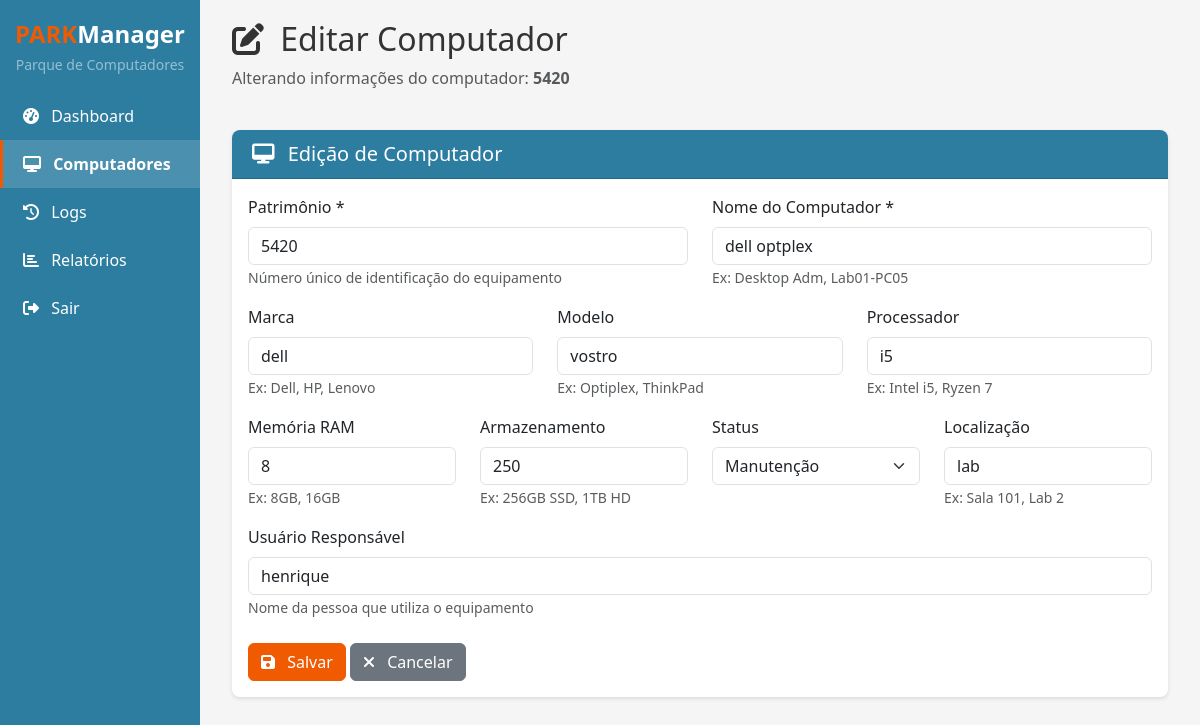
Page /computadores/1/editar (signed in) on the earlier database version.
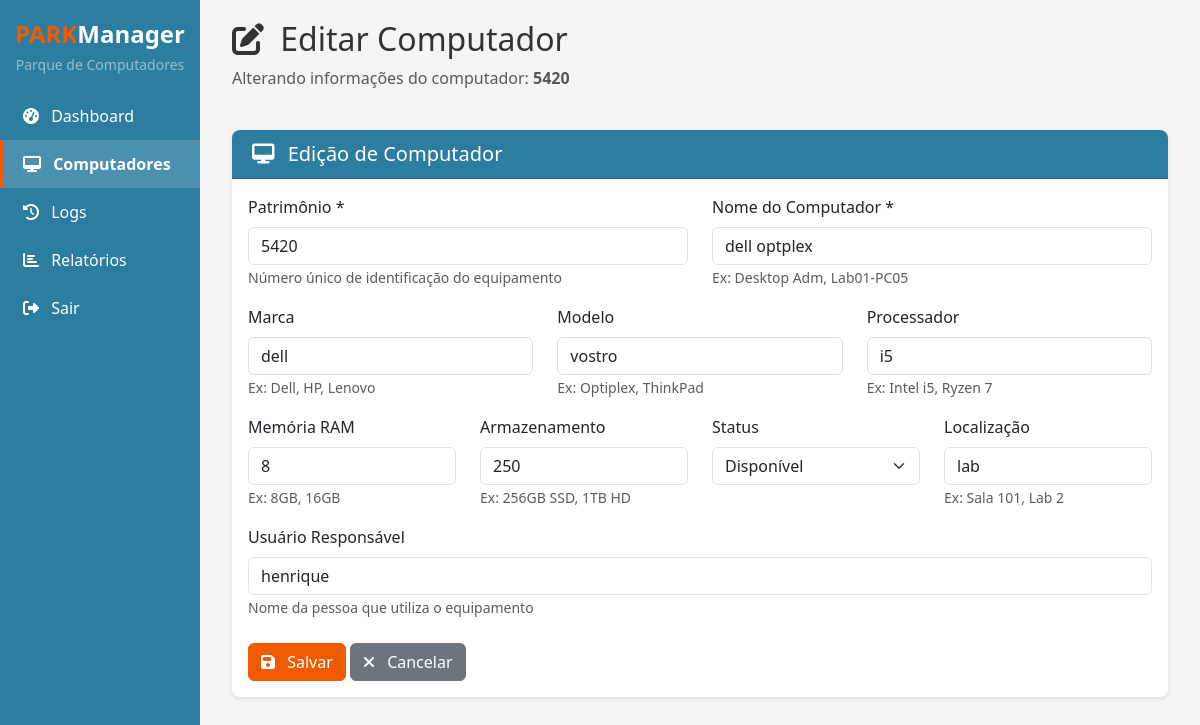
Same page on the later database version.
### app/models.py (models this page shows)
class Computador(Base):
    __tablename__ = "computadores"
    id = Column(Integer, primary_key=True, index=True)
    patrimonio = Column(String, unique=True, index=True, nullable=False)
    nome = Column(String, nullable=False)
    marca = Column(String, nullable=True)
    modelo = Column(String, nullable=True)
    processador = Column(String, nullable=True)
    memoria_ram = Column(String, nullable=True)  # Ex: "8GB", "16GB"
    armazenamento = Column(String, nullable=True)  # Ex: "512GB SSD"
    status = Column(String, default="Disponível")  # Disponível, Em uso, Manutenção
    localizacao = Column(String, nullable=True)  # Sala, setor
    usuario_responsavel = Column(String, nullable=True)
    ativo = Column(Boolean, default=True)
    data_aquisicao = Column(DateTime, default=func.now())
    created_at = Column(DateTime(timezone=True), server_default=func.now())
    updated_at = Column(DateTime(timezone=True), onupdate=func.now())

### app/main.py (the view)
@app.get("/computadores/{computador_id}/editar", response_class=HTMLResponse)
def pagina_editar_computador(request: Request, computador_id: int, db: Session = Depends(get_db)):
    computador = crud.buscar_computador_por_id(db, computador_id)
    return templates.TemplateResponse("form_computador.html", {"request": request, "computador": computador})

### app/templates/form_computador.html (shortened to what this page needs)
{% extends "base.html" %}
{% block content %}
<div class="container-fluid">
    <div class="row mb-4">
        <div class="col">
            <h2>
                {% if computador %}
                    <i class="fas fa-edit me-2"></i> Editar Computador
                {% else %}
                    <i class="fas fa-plus-circle me-2"></i> Novo Computador
                {% endif %}
            </h2>
            <p class="text-muted">
                {% if computador %}
                    Alterando informações do computador: <strong>{{ computador.patrimonio }}</strong>
                {% else %}
                    Preencha os dados abaixo para cadastrar um novo computador
                {% endif %}
            </p>
        </div>
    </div>
    <div class="card">
        <div class="card-header">
            <h5 class="mb-0">
                <i class="fas fa-desktop me-2"></i>
                {% if computador %}Edição{% else %}Cadastro{% endif %} de Computador
            </h5>
        </div>
        <div class="card-body">
            <form id="formComputador">
                <div class="row">
                    <div class="col-md-6 mb-3">
                        <label class="form-label">Patrimônio *</label>
                        <input type="text" class="form-control" id="patrimonio"
                               value="{{ computador.patrimonio if computador else '' }}" required>
                        <small class="text-muted">Número único de identificação do equipamento</small>
                    </div>
                    <div class="col-md-6 mb-3">
                        <label class="form-label">Nome do Computador *</label>
                        <input type="text" class="form-control" id="nome"
                               value="{{ computador.nome if computador else '' }}" required>
                        <small class="text-muted">Ex: Desktop Adm, Lab01-PC05</small>
                    </div>
                </div>
                <div class="row">
                    <div class="col-md-4 mb-3">
                        <label class="form-label">Marca</label>
                        <input type="text" class="form-control" id="marca"
                               value="{{ computador.marca if computador else '' }}">
                        <small class="text-muted">Ex: Dell, HP, Lenovo</small>
                    </div>
                    <div class="col-md-4 mb-3">
                        <label class="form-label">Modelo</label>
                        <input type="text" class="form-control" id="modelo"
                               value="{{ computador.modelo if computador else '' }}">
                        <small class="text-muted">Ex: Optiplex, ThinkPad</small>
                    </div>
                    <div class="col-md-4 mb-3">
                        <label class="form-label">Processador</label>
                        <input type="text" class="form-control" id="processador"
                               value="{{ computador.processador if computador else '' }}">
                        <small class="text-muted">Ex: Intel i5, Ryzen 7</small>
                    </div>
                </div>
                <div class="row">
                    <div class="col-md-3 mb-3">
                        <label class="form-label">Memória RAM</label>
                        <input type="text" class="form-control" id="memoria_ram"
                               value="{{ computador.memoria_ram if computador else '' }}">
                        <small class="text-muted">Ex: 8GB, 16GB</small>
                    </div>
                    <div class="col-md-3 mb-3">
                        <label class="form-label">Armazenamento</label>
                        <input type="text" class="form-control" id="armazenamento"
                               value="{{ computador.armazenamento if computador else '' }}">
                        <small class="text-muted">Ex: 256GB SSD, 1TB HD</small>
                    </div>
                    <div class="col-md-3 mb-3">
                        <label class="form-label">Status</label>
                        <select class="form-select" id="status">
                            <option value="Disponível" {% if computador and computador.status == 'Disponível' %}selected{% endif %}>Disponível</option>
                            <option value="Manutenção" {% if computador and computador.status == 'Manutenção' %}selected{% endif %}>Manutenção</option>
                        </select>
                    </div>
                    <div class="col-md-3 mb-3">
                        <label class="form-label">Localização</label>
                        <input type="text" class="form-control" id="localizacao"
                               value="{{ computador.localizacao if computador else '' }}">
                        <small class="text-muted">Ex: Sala 101, Lab 2</small>
                    </div>
                </div>
                <div class="mb-3">
                    <label class="form-label">Usuário Responsável</label>
                    <input type="text" class="form-control" id="usuario_responsavel"
                           value="{{ computador.usuario_responsavel if computador else '' }}">
                    <small class="text-muted">Nome da pessoa que utiliza o equipamento</small>
                </div>
                <div class="mt-4">
                    <button type="submit" class="btn btn-primary" id="btnSalvar">
                        <i class="fas fa-save me-2"></i> Salvar
                    </button>
                    <a href="/computadores" class="btn btn-secondary">
                        <i class="fas fa-times me-2"></i> Cancelar
                    </a>
                </div>
            </form>
        </div>
    </div>
</div>
{% endblock %}

### app/templates/base.html (shortened to what this page needs)
<!DOCTYPE html>
<html lang="pt-br">
<head>
    <link href="https://cdn.jsdelivr.net/npm/bootstrap@5.3.0/dist/css/bootstrap.min.css" rel="stylesheet">
    <link rel="stylesheet" href="https://cdnjs.cloudflare.com/ajax/libs/font-awesome/6.4.0/css/all.min.css">
</head>
<body>
    <div class="container-fluid">
        <div class="row">
            <div class="col-md-2 p-0 sidebar">
                <div class="text-center py-3">
                    <div class="logo">PARK<span>Manager</span></div>
                    <small class="text-white-50">Parque de Computadores</small>
                </div>
                <nav>
                    <a href="/" class="{% if request.url.path == '/' %}active{% endif %}">
                        <i class="fas fa-tachometer-alt me-2"></i> Dashboard
                    </a>
                    <a href="/computadores" class="{% if 'computadores' in request.url.path %}active{% endif %}">
                        <i class="fas fa-desktop me-2"></i> Computadores
                    </a>
                    <a href="/logs" class="{% if 'logs' in request.url.path %}active{% endif %}">
                        <i class="fas fa-history me-2"></i> Logs
                    </a>
                    <a href="/relatorios" class="{% if 'relatorios' in request.url.path %}active{% endif %}">
                        <i class="fas fa-chart-bar me-2"></i> Relatórios
                    </a>
                    <a href="/logout">
                        <i class="fas fa-sign-out-alt me-2"></i> Sair
                    </a>
                </nav>
            </div>
            <div class="col-md-10 content">
                {% block content %}{% endblock %}
            </div>
        </div>
    </div>
</body>
</html>

### app/templates/base.html (style rules this page uses)
:root { --primary-orange: #f05a00; --primary-blue: #2c7da0; --primary-blue-hover: #3a9bc5; --bg-gray: #f5f5f5; --text-dark: #333333; --text-light: #ffffff; --border-gray: #e0e0e0; }
body { background-color: var(--bg-gray); color: var(--text-dark); font-family: 'Segoe UI', Tahoma, Geneva, Verdana, sans-serif; }
.sidebar { min-height: 100vh; background-color: var(--primary-blue); box-shadow: 2px 0 5px rgba(0,0,0,0.1); }
.sidebar a { color: var(--text-light); text-decoration: none; padding: 12px 20px; display: block; transition: 0.3s; border-left: 3px solid transparent; }
.sidebar a.active { background-color: rgba(255,255,255,0.15); border-left-color: var(--primary-orange); font-weight: bold; }
.btn-primary { background-color: var(--primary-orange); border-color: var(--primary-orange); color: #ffffff; transition: all 0.3s ease; }
.card { border: none; border-radius: 8px; box-shadow: 0 2px 4px rgba(0,0,0,0.1); background-color: #ffffff; }
.card-header { background-color: var(--primary-blue); color: #ffffff !important; border-radius: 8px 8px 0 0 !important; padding: 12px 20px; }
.card-header h5, .card-header .mb-0 { color: #ffffff !important; }
.logo { font-size: 24px; font-weight: bold; color: var(--primary-orange); }
.logo span { color: var(--text-light); }
.content { padding: 20px; background-color: var(--bg-gray); }
.content h2, .content h5 { color: var(--text-dark); }

Differences in the rows shown:
changed Computador "dell optplex": status "Manutenção" → "Disponível"
